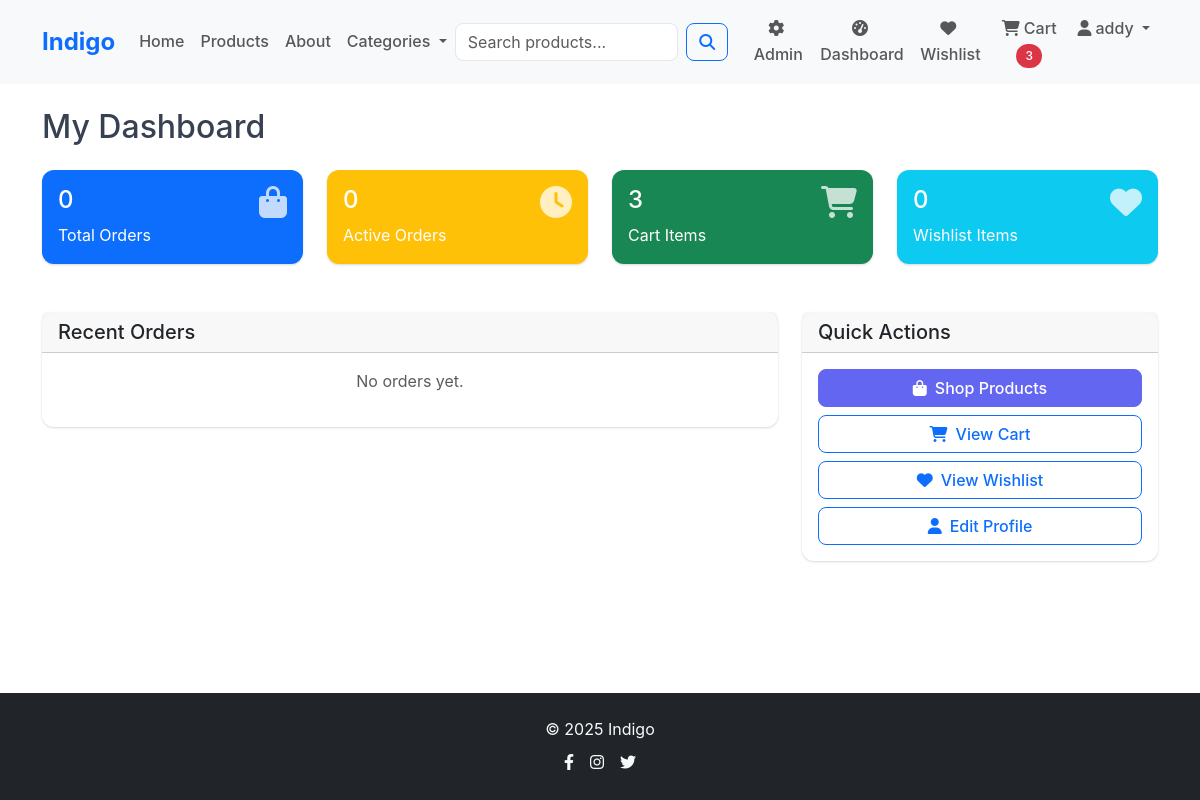
The page /dashboard/ (signed in) on the database as committed earlier.
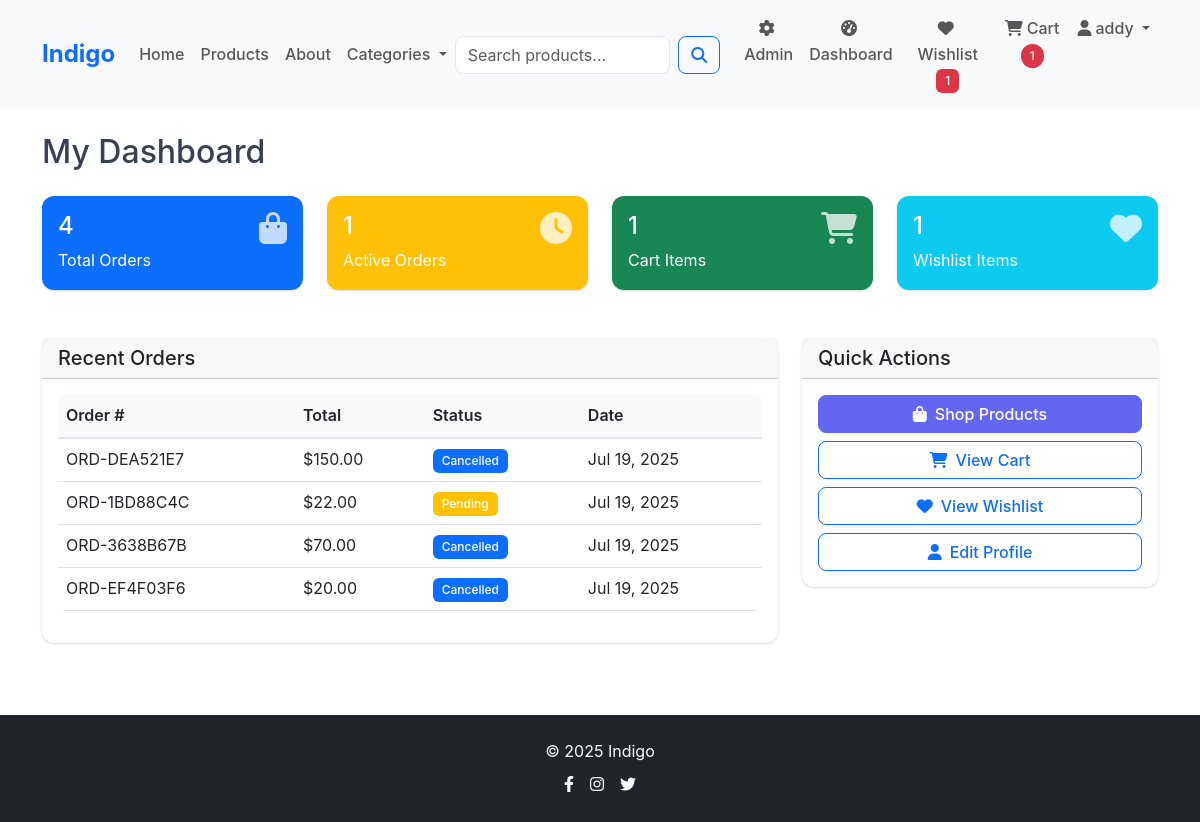
The same page on the database as committed later.
### store/models.py (models this page shows, shortened)
class Order(models.Model):
    STATUS_CHOICES = [
        ('pending', 'Pending'),
        ('processing', 'Processing'),
        ('shipped', 'Shipped'),
        ('delivered', 'Delivered'),
        ('cancelled', 'Cancelled'),
    ]
    user = models.ForeignKey(User, on_delete=models.CASCADE, related_name='orders')
    order_number = models.CharField(max_length=20, unique=True)
    total_amount = models.DecimalField(
        max_digits=10,
        decimal_places=2,
        validators=[MinValueValidator(0.01)]
    )
    status = models.CharField(max_length=20, choices=STATUS_CHOICES, default='pending')
    shipping_address = models.TextField()
    created_at = models.DateTimeField(auto_now_add=True)
    updated_at = models.DateTimeField(auto_now=True)
    class Meta:
        ordering = ['-created_at']
        indexes = [
            models.Index(fields=['user', 'status']),
            models.Index(fields=['created_at']),
        ]

### dashboard/views.py (the view)
# urls.py: path('dashboard/', views.user_dashboard, name='user'),
@login_required
def user_dashboard(request):
    try:
        user_orders = Order.objects.filter(user=request.user)
        recent_orders = user_orders[:5]
        active_orders = user_orders.exclude(status__in=['delivered', 'cancelled']).count()
        cart, _ = Cart.objects.get_or_create(user=request.user)
        wishlist, _ = Wishlist.objects.get_or_create(user=request.user)
        context = {
            'total_orders': user_orders.count(),
            'active_orders': active_orders,
            'recent_orders': recent_orders,
            'cart_items': cart.total_items,
            'wishlist_items': wishlist.total_items,
        }
        return render(request, 'dashboard/user_dashboard.html', context)
    except Exception:
        return render(request, 'dashboard/user_dashboard.html', {
            'total_orders': 0,
            'active_orders': 0,
            'recent_orders': [],
            'cart_items': 0,
            'wishlist_items': 0,
        })

### Indigo/context_processors.py (called while the page is built)
def cart_count(request):
    if request.user.is_authenticated:
        try:
            cart = Cart.objects.get(user=request.user)
            return {'cart_count': cart.total_items}
        except Cart.DoesNotExist:
            return {'cart_count': 0}
    return {'cart_count': 0}

def wishlist_count(request):
    if request.user.is_authenticated:
        try:
            wishlist = Wishlist.objects.get(user=request.user)
            return {'wishlist_count': wishlist.total_items}
        except Wishlist.DoesNotExist:
            return {'wishlist_count': 0}
    return {'wishlist_count': 0}

### cart/models.py (called while the page is built)
    @property
    def total_items(self):
        return sum(item.quantity for item in self.items.all())

### wishlist/models.py (called while the page is built)
    @property
    def total_items(self):
        return self.products.count()

### dashboard/templates/dashboard/user_dashboard.html (shortened to what the changed rows need)
{% extends 'base.html' %}
{% load static %}
{% block content %}
<div class="container py-4">
    <h2 class="mb-4">My Dashboard</h2>
    <div class="row g-4 mb-5">
        <div class="col-md-3">
            <div class="card bg-primary text-white">
                <div class="card-body">
                    <div class="d-flex justify-content-between">
                        <div>
                            <h4>{{ total_orders }}</h4>
                            <p class="mb-0">Total Orders</p>
                        </div>
                    </div>
                </div>
            </div>
        </div>
        <div class="col-md-3">
            <div class="card bg-warning text-white">
                <div class="card-body">
                    <div class="d-flex justify-content-between">
                        <div>
                            <h4>{{ active_orders }}</h4>
                            <p class="mb-0">Active Orders</p>
                        </div>
                    </div>
                </div>
            </div>
        </div>
        <div class="col-md-3">
            <div class="card bg-success text-white">
                <div class="card-body">
                    <div class="d-flex justify-content-between">
                        <div>
                            <h4>{{ cart_items }}</h4>
                            <p class="mb-0">Cart Items</p>
                        </div>
                    </div>
                </div>
            </div>
        </div>
        <div class="col-md-3">
            <div class="card bg-info text-white">
                <div class="card-body">
                    <div class="d-flex justify-content-between">
                        <div>
                            <h4>{{ wishlist_items }}</h4>
                            <p class="mb-0">Wishlist Items</p>
                        </div>
                    </div>
                </div>
            </div>
        </div>
    </div>
    <div class="row">
        <div class="col-lg-8">
            <div class="card">
                <div class="card-body">
                    {% if recent_orders %}
                    <div class="table-responsive">
                        <table class="table table-hover">
                            <thead>
                                <tr>
                                    <th>Order #</th>
                                    <th>Total</th>
                                    <th>Status</th>
                                    <th>Date</th>
                                </tr>
                            </thead>
                            <tbody>
                                {% for order in recent_orders %}
                                <tr>
                                    <td>{{ order.order_number }}</td>
                                    <td>${{ order.total_amount }}</td>
                                    <td>
                                        <span class="badge bg-{% if order.status == 'pending' %}warning{% elif order.status == 'delivered' %}success{% else %}primary{% endif %}">
                                            {{ order.get_status_display }}
                                        </span>
                                    </td>
                                    <td>{{ order.created_at|date:"M d, Y" }}</td>
                                </tr>
                                {% endfor %}
                            </tbody>
                        </table>
                    </div>
                    {% else %}
                    <p class="text-muted text-center">No orders yet.</p>
                    {% endif %}
                </div>
            </div>
        </div>
    </div>
</div>
{% endblock %}

### templates/components/navbar.html (shortened to what this page needs)
{% load static %}
<nav class="navbar navbar-expand-lg navbar-light bg-light sticky-top">
    <div class="container">
        <a class="navbar-brand fw-bold text-primary" href="{% url 'store:home' %}">
            Indigo
        </a>
        <div class="collapse navbar-collapse" id="navbarNav">
            <ul class="navbar-nav me-auto">
                <li class="nav-item">
                    <a class="nav-link" href="{% url 'store:home' %}">Home</a>
                </li>
                <li class="nav-item">
                    <a class="nav-link" href="{% url 'store:product_list' %}">Products</a>
                </li>
                <li class="nav-item">
                    <a class="nav-link" href="{% url 'store:about' %}">About</a>
                </li>
                <li class="nav-item dropdown">
                    <a class="nav-link dropdown-toggle" href="#" role="button" data-bs-toggle="dropdown">
                        Categories
                    </a>
                </li>
            </ul>
            <form class="d-flex me-3 d-none d-lg-flex" method="GET" action="{% url 'store:product_list' %}" id="searchForm">
                <input class="form-control me-2" type="search" name="search" placeholder="Search products..." value="{{ search_query }}" maxlength="100">
                <button class="btn btn-outline-primary" type="submit">
                    <i class="fas fa-search"></i>
                </button>
            </form>
            <ul class="navbar-nav">
                {% if user.is_authenticated %}
                    {% if user.is_staff %}
                        <li class="nav-item">
                            <a class="nav-link" href="{% url 'employee_admin:dashboard' %}">
                                <i class="fas fa-cog me-1"></i>Admin
                            </a>
                        </li>
                    {% endif %}
                    <li class="nav-item">
                        <a class="nav-link" href="{% url 'dashboard:user' %}">
                            <i class="fas fa-tachometer-alt me-1"></i>Dashboard
                        </a>
                    </li>
                    <li class="nav-item">
                        <a class="nav-link" href="{% url 'wishlist:view' %}">
                            <i class="fas fa-heart me-1"></i>Wishlist
                            {% if wishlist_count > 0 %}
                                <span class="badge bg-danger">{{ wishlist_count }}</span>
                            {% endif %}
                        </a>
                    </li>
                    <li class="nav-item">
                        <a class="nav-link" href="{% url 'cart:view' %}">
                            <i class="fas fa-shopping-cart me-1"></i>Cart
                            {% if cart_count > 0 %}
                                <span class="badge bg-danger rounded-pill">{{ cart_count }}</span>
                            {% endif %}
                        </a>
                    </li>
                    <li class="nav-item dropdown">
                        <a class="nav-link dropdown-toggle" href="#" role="button" data-bs-toggle="dropdown">
                            <i class="fas fa-user me-1"></i>{{ user.username|truncatechars:15 }}
                        </a>
                    </li>
                {% endif %}
            </ul>
        </div>
    </div>
</nav>

Rows that differ between the two databases and show on the page:
added Order: order_number "ORD-DEA521E7", total_amount "150.00", status "Cancelled", created_at "Jul 19, 2025"
added Order: order_number "ORD-1BD88C4C", total_amount "22.00", status "Pending", created_at "Jul 19, 2025"
added Order: order_number "ORD-3638B67B", total_amount "70.00", status "Cancelled", created_at "Jul 19, 2025"
added Order: order_number "ORD-EF4F03F6", total_amount "20.00", status "Cancelled", created_at "Jul 19, 2025"
Other text that changed with them:
{{ wishlist_count }}: (not shown) → "1"
{{ cart_count }}: "3" → "1"
{{ total_orders }}: "0" → "4"
{{ active_orders }}: "0" → "1"
{{ cart_items }}: "3" → "1"
{{ wishlist_items }}: "0" → "1"
text no longer shown: "No orders yet."
text now shown: "Order # Total Status Date"
